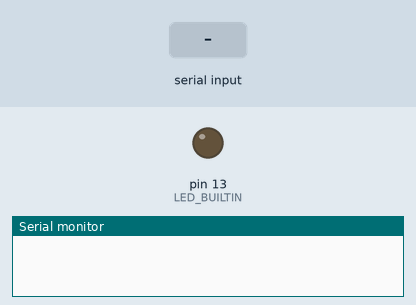
Bench run of a sketch on a simulated Arduino Uno, built with avr-gcc and run on an emulated ATmega328P. Parts: output pins drawn as LEDs (lit = HIGH), the last lines printed to the serial monitor. Dashed ring = blinking. The inputs (shaded band) are chosen by the test bench.

Above: at 1.2 s.
1.3 s: "FLASH 90\n" received over Serial
At 1.5 s:
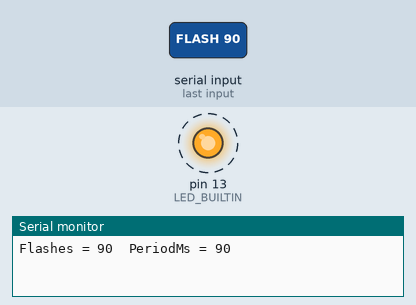
Timing chart, 0 to 10.3 s (numbered marks = the images above; inputs shaded):
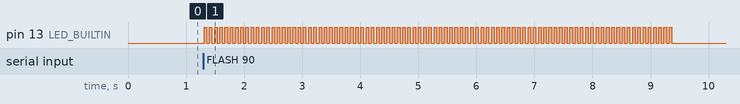

The sketch:

exam1_arduino.ino
```cpp
void setup() {
  pinMode(LED_BUILTIN, OUTPUT);
  Serial.begin(9600);
}

void loop() {
  if (Serial.available()) {
    String inputString = Serial.readStringUntil('\n');

    if (inputString == "LED ON") {
      digitalWrite(LED_BUILTIN, HIGH);
      Serial.println("LED On");
    }

    else if (inputString == "LED OFF") {
      digitalWrite(LED_BUILTIN, LOW);
      Serial.println("LED Off");
    }

    else if (inputString.startsWith("FLASH ")) {
      String args = inputString.substring(6);
      int spaceIndex = args.indexOf(" ");

      int numFlashes = args.substring(0, spaceIndex).toInt();
      int periodMs = args.substring(spaceIndex + 1).toInt();

      Serial.print("Flashes = ");
      Serial.print(numFlashes);
      Serial.print("  PeriodMs = ");
      Serial.println(periodMs);

      for (int i = 0; i < numFlashes; i++) {
        digitalWrite(LED_BUILTIN, HIGH);
        delay(periodMs / 2);

        digitalWrite(LED_BUILTIN, LOW);
        delay(periodMs / 2);
      }
    }
  }
}
```

Measured:
- after the input at 1.3 s, pin 13 (LED_BUILTIN): alternates HIGH for 0.05 s and LOW for 0.05 s, 180 changes in all, then stays LOW, starting at once
